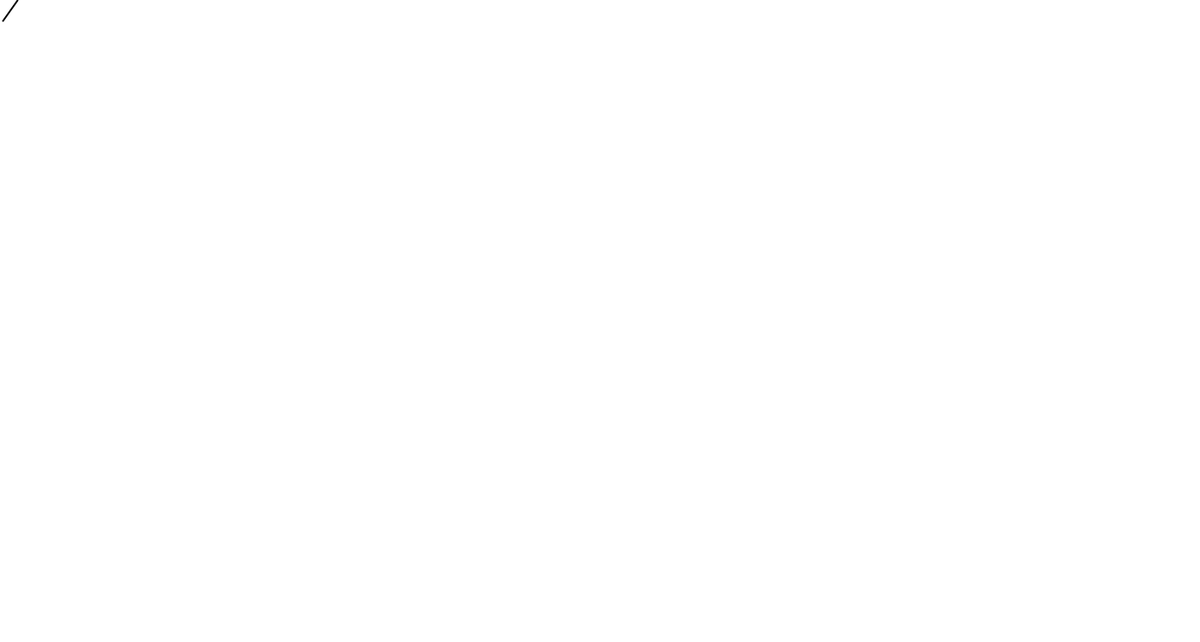
Frame 1 (no input)
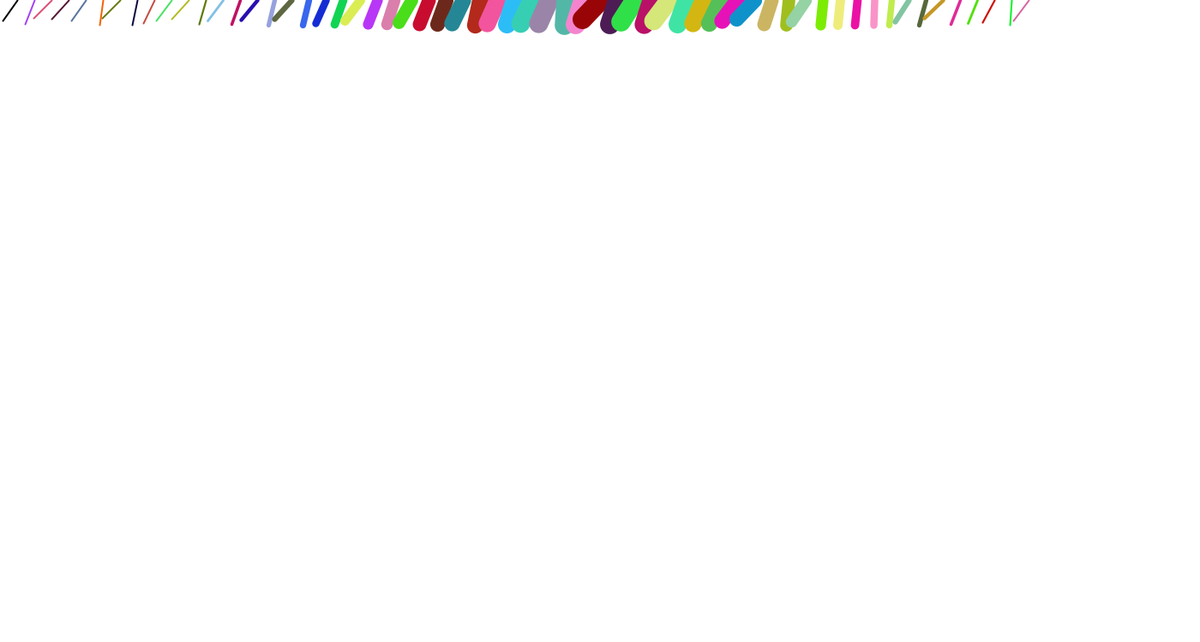
Frame 60 (the mouse pressed at the canvas centre just before this capture)
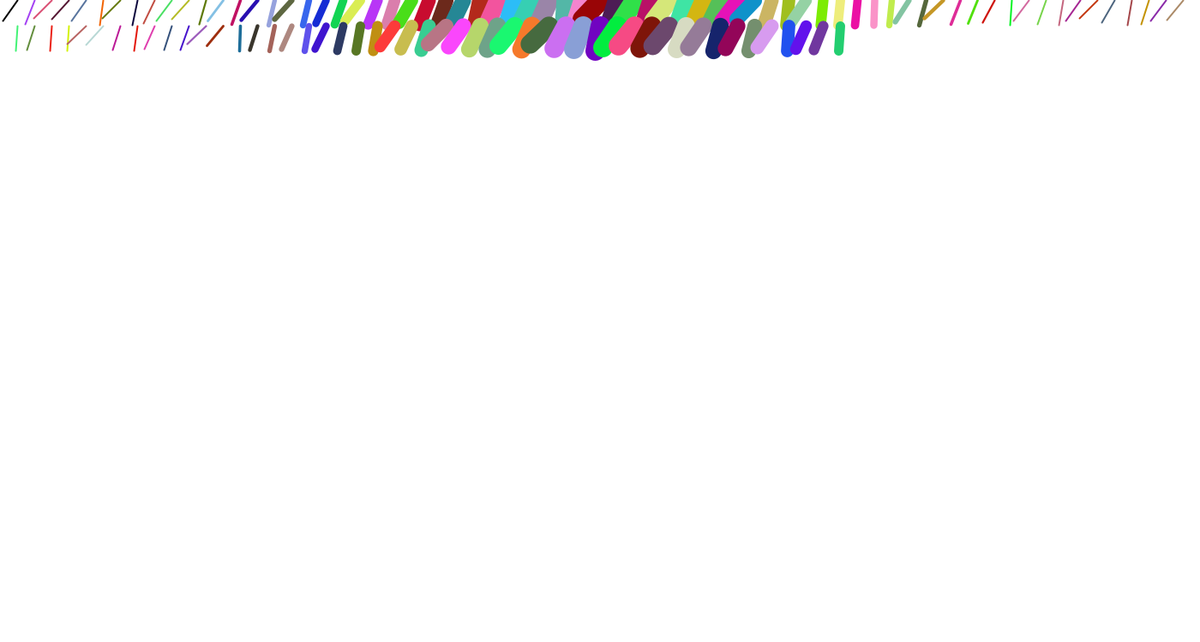
Frame 120 (the mouse held since frame 60 and released just before this capture)

The Processing sketch that drew these frames (run headless with seeded random() and noise(); from frame 60 on, the mouse is pressed at the canvas centre):

// Processing sketch: projet6
// ── projet6.pde
int X=0;
int Y=0;
int X1=20;
int Y1=30;
float valsin;
int i=0;
float rand;
float R=0; 
float V=0;
float B=0;

void setup(){
  frameRate(3000);
  size(1400,750);
  background(255);
}
void draw(){
    X+=20;
    X1+=20;
    valsin = pow((sin((X*PI)/1400)),3.5)*23;
    if (valsin<=2)
    {
      valsin=2;
    }
    strokeWeight(valsin);
    stroke(R,V,B);
      R=random(255);
      V=random(255);
      B=random(255);
    rand=random(PI/4,PI/2);
    //line(X-30,Y+30,X,Y);
    line(X-cos(rand)*30,Y+sin(rand)*30,X,Y);
    //line(X,Y,X1,Y1);
    if (X>1400)
    {
    X=0;
    X1=20;
    Y+=30;
    Y1+=30;
    }
  }
